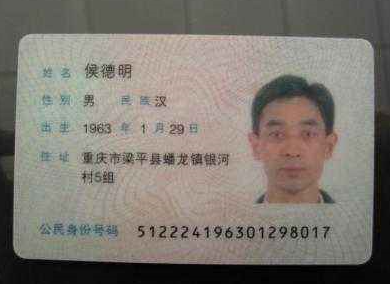
#> input picture 1.png, 390 x 284 px
$ python id.py   (Python 2 division)   (older library calls are emulated)
#> lines starting #> are read from the running program, lines starting #| are printed output that depends on the picture; after the words box and inside, x2 and y2 are one past the last pixel; in counts of white or black regions, pixels touching at a corner belong together
# !/usr/bin/python
#-*-coding:utf-8-*-
import sys
reload(sys)
sys.setdefaultencoding('utf-8')

import time
time1 = time.time()
from PIL import Image
import pytesseract

###########二值化算法
def binarizing(img,threshold):
    pixdata = img.load()
    w, h = img.size
    for y in range(h):
        for x in range(w):
            if pixdata[x, y] < threshold:
                pixdata[x, y] = 0
            else:
                pixdata[x, y] = 255
    return img


###########去除干扰线算法
def depoint(img):   #input: gray image
    pixdata = img.load()
    w,h = img.size
    for y in range(1,h-1):
        for x in range(1,w-1):
            count = 0
            if pixdata[x,y-1] > 245:
                count = count + 1
            if pixdata[x,y+1] > 245:
                count = count + 1
            if pixdata[x-1,y] > 245:
                count = count + 1
            if pixdata[x+1,y] > 245:
                count = count + 1
            if count > 2:
                pixdata[x,y] = 255
    return img


########身份证号码识别
def identity_OCR(pic_path):
    #####身份证号码截图
#> called with pic_path = '1.png'
    img1=Image.open(pic_path)
#> img1 is the input picture: PIL image 390x284 RGBA; mean R, G, B, A 127.1, 121.6, 114.2, 255
    img1.show()
    w,h=img1.size
#> w = 390; h = 284
    ##将身份证放大3倍
    out=img1.resize((w*3,h*3),Image.ANTIALIAS)
    region = (125*3,200*3,370*3,250*3)
    #裁切身份证号码图片
    cropImg = out.crop(region)
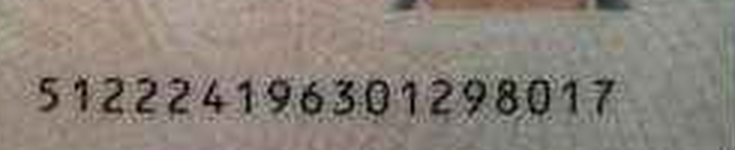
#> cropImg: PIL image 735x150 RGBA; mean R, G, B, A 137.8, 129.5, 121.1, 255
    # 转化为灰度图
    img= cropImg.convert('L')
    # 把图片变成二值图像。
    img1=binarizing(img,100)
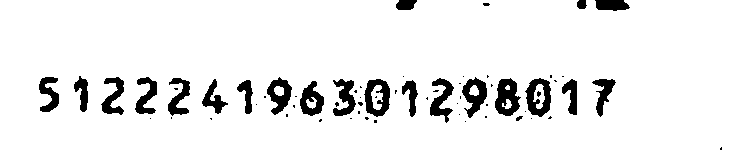
#> img1: PIL image 735x150 L; 92.2% white; 65 black regions (43 under 20 px), largest, box (x1, y1, x2, y2) and area: (495, 78, 521, 116) 631, (364, 79, 390, 117) 587, (525, 78, 551, 117) 583
    img2=depoint(img)
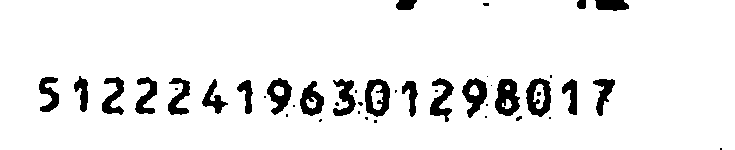
#> img2: PIL image 735x150 L; 92.3% white; 44 black regions (22 under 20 px), largest, box (x1, y1, x2, y2) and area: (495, 79, 520, 116) 627, (365, 79, 390, 117) 585, (526, 78, 551, 117) 580
    code = pytesseract.image_to_string(img2)
    print "识别该身份证号码是:"+str(code)


if __name__ == '__main__':
    pic_path="1.png"
    identity_OCR(pic_path)
#> (the call stopped at in identity_OCR, `code = pytesseract.image_to_string(img2)`: pytesseract is not available in this run)
    time2 = time.time()
    print u'总共耗时：' + str(time2 - time1) + 's'
